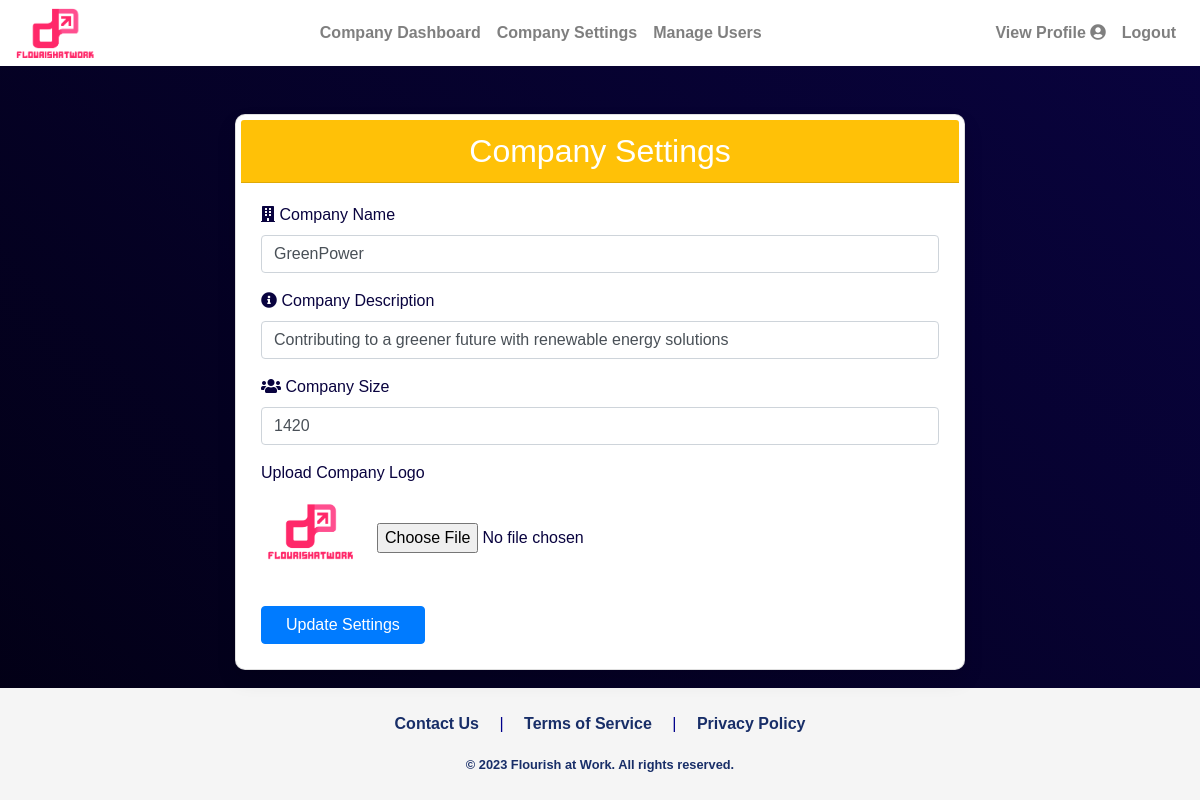
/company/settings (signed in), run on the app's committed database.
### app/models.py (models this page shows, shortened)
class Company(db.Model):
    id = db.Column(db.Integer, primary_key=True)
    name = db.Column(db.String(64), nullable=False)
    description = db.Column(db.String(128), nullable=True)
    size = db.Column(db.Integer, nullable=True)
    users = db.relationship('User', backref='company', lazy='dynamic')
    frequency = db.Column(db.String(64), nullable=True)
    image = db.Column(db.String(128), nullable=True)

### app/routes.py (the view, shortened to what this page needs)
@main.route('/company/settings', methods=['GET', 'POST'])
@login_required
def company_settings():
    if not current_user.role_id == 2:
        abort(403)
    message_type = ''
    message = ''
    form = CompanySettingsForm()
    return render_template('adminsettingsconfig.html', form=form, message_type=message_type, message=message)

### app/forms.py
class CompanySettingsForm(FlaskForm):
    companyName = StringField('Company Name', [DataRequired(), Length(min=1, max=200)])
    companyDescription = StringField('Company Description', [DataRequired(), Length(min=1, max=500)])
    companySize = IntegerField('Company Size', [DataRequired(), NumberRange(min=1, max=1000000)])
    companyLogo = FileField('Upload Company Logo', validators=[Optional(), FileAllowed(['jpg', 'png'])])
    submit_settings = SubmitField('Update Settings')

### app/models.py (called while the page is built)
@login_manager.user_loader
def load_user(id):
    return User.query.get(int(id))

### app/templates/adminsettingsconfig.html (shortened to what this page needs)
{% extends "base.html" %}
{% block content %}
<div class="container mt-5">
    <div class="row">
        <div class="col-lg-8 offset-lg-2">
            <div class="card">
                <div class="card-header bg-warning text-white">
                    <h2 class="mb-0 text-center">Company Settings</h2>
                </div>
                <div class="card-body">
                    <form action="{{ url_for('main.company_settings') }}" method="post" enctype="multipart/form-data">
                        <div class="form-group">
                            <label class="form-label"><i class="fa fa-building"></i> Company Name</label>
                            <input type="text" class="form-control" id="companyName" name="companyName" value="{{ current_user.company.name }}">
                        </div>
                        <div class="form-group">
                            <label class="form-label"><i class="fa fa-info-circle"></i> Company Description</label>
                            <input type="text" class="form-control" id="companyDescription" name="companyDescription" value="{{ current_user.company.description }}">
                        </div>
                        <div class="form-group">
                            <label class="form-label"><i class="fa fa-users"></i> Company Size</label>
                            <input type="number" class="form-control" id="companySize" name="companySize" value="{{ current_user.company.size }}">
                        </div>
                        <div class="form-group">
                            <label for="companyLogo" class="mr-3" style="color:#09033F">Upload Company Logo</label>
                            <div class="form-group d-flex align-items-center" style="color:#09033F">
                                {% if current_user.company.image %}
                                    <div class="mb-2 mr-3">
                                        <img src="{{ url_for('static', filename='company_logo/' + current_user.company.image) }}" alt="Current Company Logo" width="100">
                                    </div>
                                {% endif %}
                                <div>
                                    <input type="file" class="form-control-file" id="companyLogo" name="companyLogo">
                                </div>
                            </div>
                        </div>
                        <button type="submit" class="btn btn-primary mt-2 px-4">Update Settings</button>
                    </form>
                </div>
            </div>
        </div>
    </div>
</div>
{% endblock %}

### app/templates/base.html (style rules this page uses)
body { font-family: 'Poppins', sans-serif; background-color: #1a1a1a; color: #e6e6e6; display: flex; flex-direction: column; min-height: 100vh; }

### app/templates/adminsettingsconfig.html (style rules this page uses)
body { font-family: 'Arial', sans-serif; background: linear-gradient(45deg, #020014, #09033F); }
.form-label { color: #09033F; }
.card { border-radius: 10px; box-shadow: 0px 10px 20px rgba(0, 0, 0, 0.1); background-color: #ffffff; padding: 5px; }

### data on the page
Company: companyName "GreenPower", companyDescription "Contributing to a greener future with renewable energy solutions", companySize "1420", image (picture)
